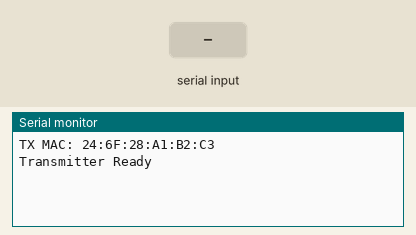
The sketch below on a simulated ESP32-C3. Parts: the last lines printed to the serial monitor. The inputs (shaded band) are chosen by the test bench.

Above: at 2.2 s.
2.3 s: "1\n" received over Serial
At 2.7 s:
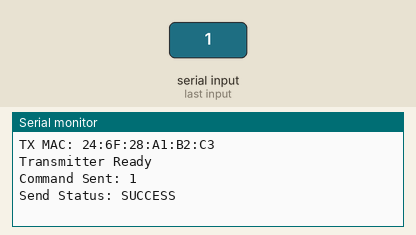
3.8 s: "0\n" received over Serial
At 5.0 s:
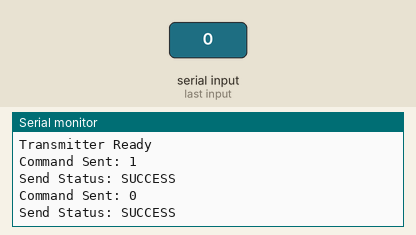
5.3 s: "2\n" received over Serial
At 6.1 s:
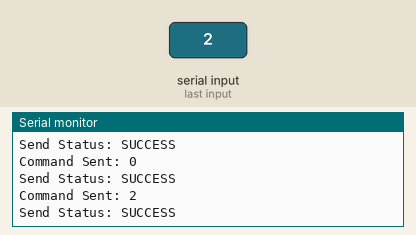

Measured:
- after the input at 2.3 s, the serial monitor: prints a new line at once (image 1)
- after the input at 3.8 s, the serial monitor: prints a new line at once (image 2)
- after the input at 5.3 s, the serial monitor: prints a new line at once (image 3)

The sketch:

Transmiteer_XIAO.ino
```cpp
#include <WiFi.h>
#include <esp_now.h>

// 🔹 RECEIVER MAC ADDRESS (RX BOARD MAC)
uint8_t receiverMAC[] = {0xE4, 0xB3, 0x23, 0xC4, 0x58, 0x3C};

typedef struct message {
  char cmd[10];
} message;

message dataToSend;

// ✅ NEW SEND CALLBACK (ESP32-C3)
void onSent(const wifi_tx_info_t *info, esp_now_send_status_t status) {
  Serial.print("Send Status: ");
  Serial.println(status == ESP_NOW_SEND_SUCCESS ? "SUCCESS" : "FAIL");
}

void setup() {
  Serial.begin(115200);
  delay(1000);

  WiFi.mode(WIFI_STA);

  Serial.print("TX MAC: ");
  Serial.println(WiFi.macAddress());

  if (esp_now_init() != ESP_OK) {
    Serial.println("ESP-NOW init failed");
    return;
  }

  esp_now_register_send_cb(onSent);

  // 🔹 Add RECEIVER as peer
  esp_now_peer_info_t peerInfo = {};
  memcpy(peerInfo.peer_addr, receiverMAC, 6);
  peerInfo.channel = 0;
  peerInfo.encrypt = false;

  if (esp_now_add_peer(&peerInfo) != ESP_OK) {
    Serial.println("Failed to add RX peer");
    return;
  }

  Serial.println("Transmitter Ready");
}

void loop() {
  if (Serial.available()) {
    String input = Serial.readStringUntil('\n');
    input.trim();

    if (input.length() > 0) {
      input.toCharArray(dataToSend.cmd, sizeof(dataToSend.cmd));

      esp_err_t result = esp_now_send(
        receiverMAC,
        (uint8_t *)&dataToSend,
        sizeof(dataToSend)
      );

      if (result == ESP_OK) {
        Serial.println("Command Sent: " + input);
      } else {
        Serial.println("Send Error");
      }
    }
  }
}
```
